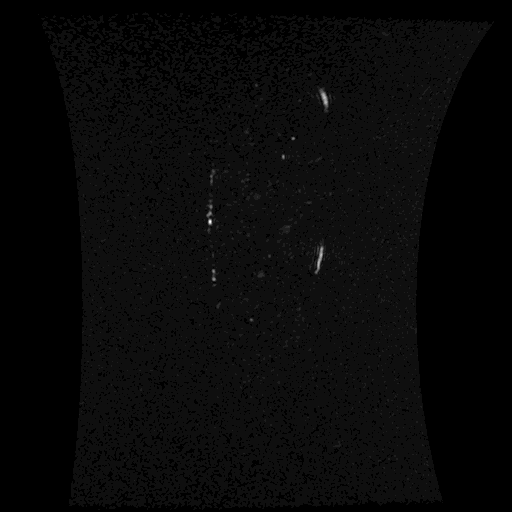
#> input picture subject01/pose01/subject01.pose01.slice0007.png, 512 x 512 px, found by its file name; its folder holds 4 pictures in this run
$ jupyter execute --allow-errors test.ipynb   (shell and % lines are left out)
#> lines starting #> are read from the running program, lines starting #| are printed output that depends on the picture; after the words box and inside, x2 and y2 are one past the last pixel; in counts of white or black regions, pixels touching at a corner belong together
[cell 1]
import numpy as np
import cv2

import matplotlib.pyplot as plt
from ipywidgets import interact

#data_path = "/Users/ryotaro/Desktop/MRI_prj/subject01"
data_path = "/Users/ryotaro/Desktop/MRI_prj/subject01"
pose      = "/pose01"
file_name = "/subject01.pose01.slice0143.png"

test_img_path = data_path + pose + file_name
test_img = cv2.imread(test_img_path, 0)

plt.figure(figsize=(5,5))
plt.title(file_name)
plt.xticks([]), plt.yticks([])
#> (the rest of this cell did not finish here and is left out)

[cell 2]
def contour_ditector(gray_img, epsilon_rate=0.0001, err_permission=15):
    selected_contours = []
    contours, _ = cv2.findContours(gray_img, cv2.RETR_TREE, cv2.CHAIN_APPROX_SIMPLE)
    rgb_img = cv2.cvtColor(gray_img, cv2.COLOR_BGR2RGB)
    for cnt in contours:
        area = cv2.contourArea(cnt)
        if area < err_permission:
            pass
        else:
            approx = cv2.approxPolyDP(cnt, epsilon_rate*cv2.arcLength(cnt, True), True)
            rgb_img = cv2.drawContours(rgb_img, [approx], 0, (255,0,0), 1)
            selected_contours.append(cnt)
    return rgb_img, selected_contours

[cell 3]
# global thresholding
plt.figure(figsize=(20,15))
_, th1 = cv2.threshold(test_img, 15, 255,cv2.THRESH_BINARY)
#> (the rest of this cell did not finish here and is left out)

[cell 4]
mouse = np.array([230, 200])
#> (the rest of this cell did not finish here and is left out)

#> (a cell that did not finish here is left out)

[cell 6]
plt.plot(*mouse, marker=".", color="r")
fINF = float('inf')
min_cluster, min_clusterRange = None, fINF
#> (the rest of this cell did not finish here and is left out)

[cell 7]
min_cluster, min_clusterRange

#> (a cell that did not finish here is left out)

#> (a cell that did not finish here is left out)

[cell 10]
from mpl_toolkits.mplot3d import Axes3D
from mpl_toolkits.mplot3d.art3d import Poly3DCollection

[cell 11]
## Set figure
fig = plt.figure()
ax = fig.add_subplot(projection='3d')
ax.set_xlabel("x", size = 14)
ax.set_ylabel("y", size = 14)
ax.set_zlabel("z", size = 14)

ax.set_xlim(100, 500)
ax.set_ylim(0,   500)
ax.set_zlim(0, 20)

## Draw contour
#> (the rest of this cell did not finish here and is left out)

### すべての画像の輪郭を3D表示してみる

[cell 12]
def get_contours_xyz(gray_img, z_pos, epsilon_rate=0.0001, err_permission=15):
    contours, _ = cv2.findContours(gray_img, cv2.RETR_TREE, cv2.CHAIN_APPROX_SIMPLE)
    coordination = []
    for cnt in contours:
        area = cv2.contourArea(cnt)
        if area < err_permission:
            pass
        else:
            approx = cv2.approxPolyDP(cnt, epsilon_rate*cv2.arcLength(cnt, True), True)
            x = cnt[:,:,0][:,0]
            y = cnt[:,:,1][:,0]
            z = np.full_like(x, z_pos)
            coordination.append(list([x, y, z]))
    return coordination

[cell 13]
import os

threshold = 15
contents    = os.listdir(data_path + pose)
images_list = [f for f in contents if (os.path.isfile(os.path.join(data_path + pose, f)) and f.endswith('.png'))]

layers_list = []
for i, img in enumerate(images_list):
    to_img = data_path + pose + "/" + img
    bgr_img = cv2.imread(to_img, 0)
#> bgr_img is the input picture: shape (512, 512); min 0, max 17, mean 0.586
    _, gray_img = cv2.threshold(bgr_img, threshold, 255,cv2.THRESH_BINARY)
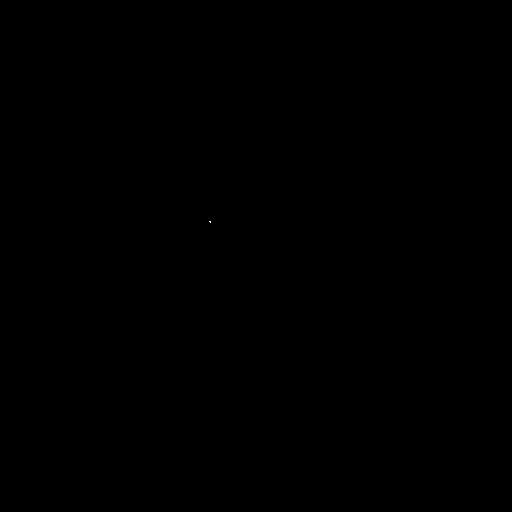
#> gray_img: shape (512, 512); 0% white in thin lines or dots, all inside (x1, y1, x2, y2) = (209, 221, 211, 223)
    contours_coordination = get_contours_xyz(gray_img, i)
#> in get_contours_xyz, `contours, _ = cv2.findContours(gray_img, cv2.RETR_TREE, cv2.CHAIN_APPR..`: contours = [[[209, 221], [210, 222], [210, 221]]]
#> the loop in get_contours_xyz, `for cnt in contours:` made 1 pass
#> (cnt, area) on pass 1: ([[209, 221], [210, 222], [210, 221]], 0.5)
#> after the loop in get_contours_xyz, `for cnt in contours:`: coordination = []
#> contours_coordination = []
    layers_list.append(contours_coordination)
#> pass 2 of the loop `for i, img in enumerate(images_list):`:
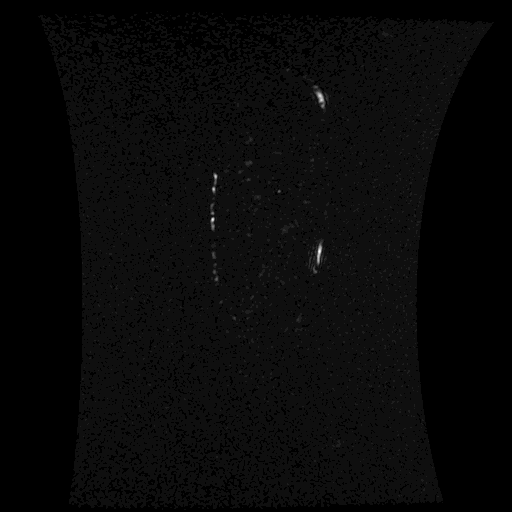
#> input picture subject01/pose01/subject01.pose01.slice0009.png, 512 x 512 px, found by its file name
#> bgr_img is the input picture: shape (512, 512); min 0, max 17, mean 0.586
#> `_, gray_img = cv2.threshold(bgr_img, threshold, 255,cv2.THRESH_BINARY)`:
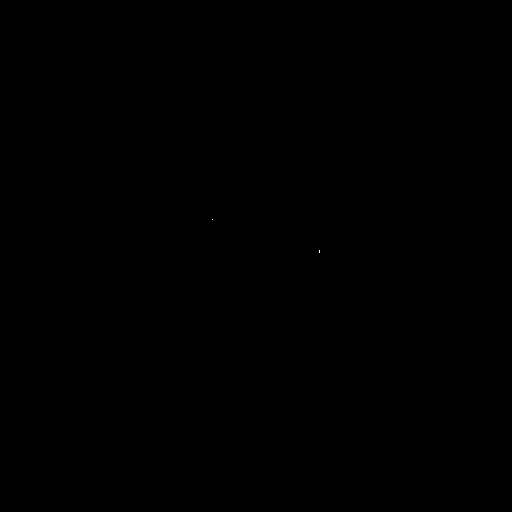
#> gray_img: shape (512, 512); 0% white in thin lines or dots, all inside (x1, y1, x2, y2) = (212, 219, 320, 253)
#> contours = 2 contours, all with area under 20
#> the loop in get_contours_xyz (call 2), `for cnt in contours:` made 2 passes
#> (cnt, area) on passes 1 to 2: ([[319, 250], [319, 252]], 0), ([[212, 219]], 0)

[cell 14]
## Set figure
fig = plt.figure()
ax = fig.add_subplot(projection='3d')
ax.set_xlabel("x", size = 14)
ax.set_ylabel("y", size = 14)
ax.set_zlabel("z", size = 14)

ax.set_xlim(100, 500)
ax.set_ylim(0,   500)
ax.set_zlim(-10, len(images_list))

for one_layer_contour in layers_list:
    for contour in one_layer_contour:
        x = contour[0].tolist()
        y = contour[1].tolist()
        z = contour[2].tolist()
        ax.add_collection3d(Poly3DCollection([list(zip(x,y,z))], color='r',alpha=0.4))
plt.show()
